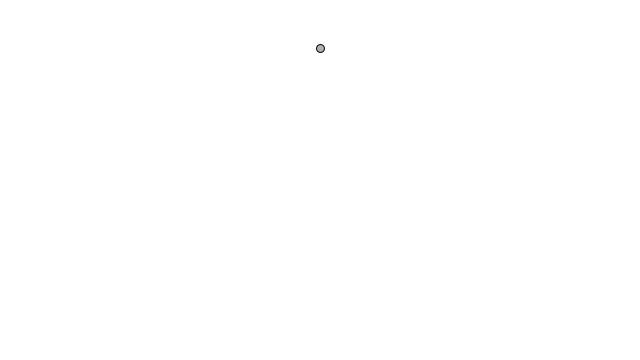
Frame 1 (no input)
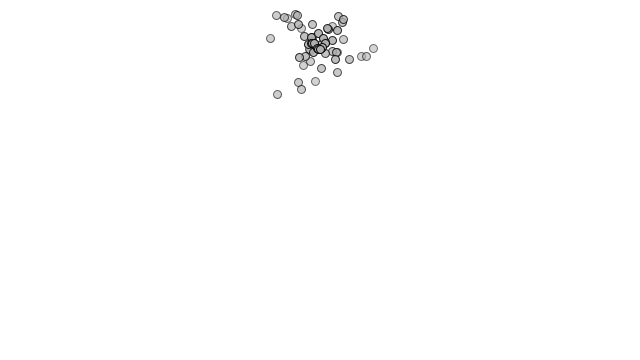
Frame 60 (the mouse pressed at the canvas centre just before this capture)
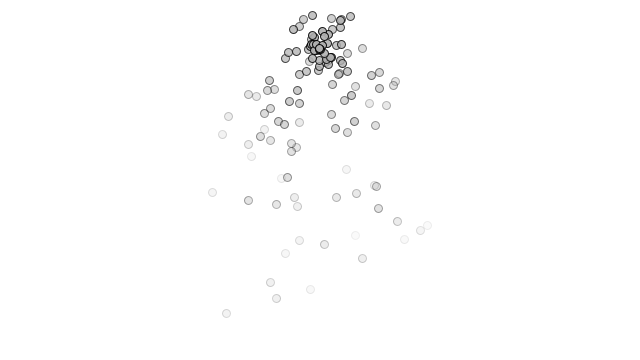
Frame 120 (the mouse held since frame 60 and released just before this capture)

The Processing sketch that drew these frames (run headless with seeded random() and noise(); from frame 60 on, the mouse is pressed at the canvas centre):

// Processing sketch: particle_sample
// ── particle_sample.pde
import java.util.*;
ArrayList<Particle> particles;

void setup(){
  size(640, 360);
  particles = new ArrayList<Particle>();
}

void draw(){
  background(255);
  particles.add(new Particle(new PVector(width/2, 50)));
  
  Iterator<Particle> it = particles.iterator();
  
  while (it.hasNext()){
    Particle p = it.next();
    p.run();
    if (p.isDead()){
      it.remove();
    }
  }
}

class Particle {
  PVector location;
  PVector velocity;
  PVector acceleration;
  float lifespan;
  
  Particle(PVector l){
    location = l.get();
    acceleration = new PVector(0, 0.05);
    velocity = new PVector(random(-1, 1), random(-2, 0));
    lifespan = 255;
  }
  
  void run(){
    update();
    display();
  }
  
  void update(){
    velocity.add(acceleration);
    location.add(velocity);
    lifespan -= 2.0;
  }
  
  void display(){
    stroke(0, lifespan);
    fill(175, lifespan);
    ellipse(location.x, location.y, 8, 8);
  }
  
  boolean isDead(){
    if (lifespan < 0.0){
      return true;
    }else{
      return false;
    }
  }
}
// ── ParticleSystem.pde
import java.util.*;

class ParticleSystem {
  ArrayList<Particle> particles;
  PVector origin;
  
  ParticleSystem() {
    particles = new ArrayList<Particle>();
  }
  
  void addParticle(){
    particles.add(new Particle(origin));
  }
  
  void run(){
    Iterator<Particle> it = particles.iterator();
    
    while (it.hasNext()){
      Particle p = it.next();
      p.run();
      if (p.isDead()){
        it.remove();
      }
    }
  }
}
